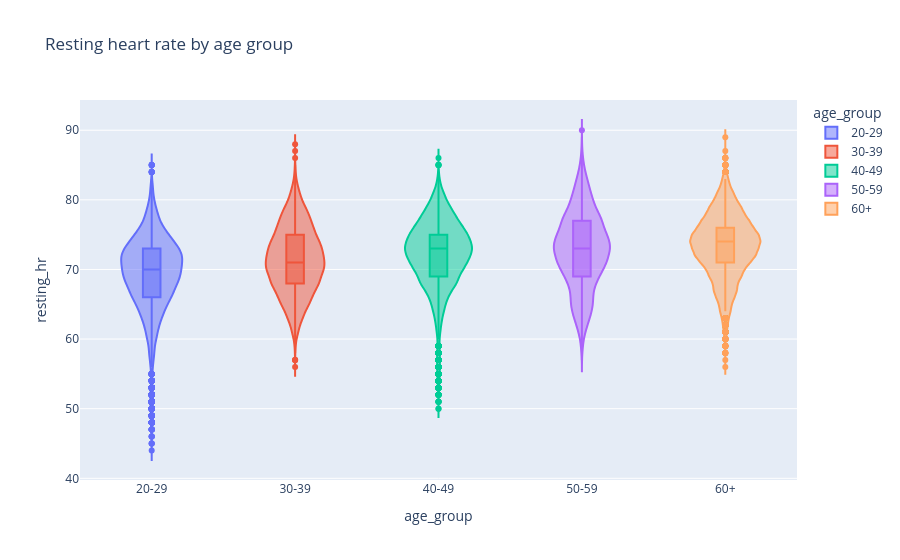

Write notebook code for a chart like this one.
### Markdown cell above
`histnorm='probability density'` lets us compare groups of **different sizes** fairly.

### Code cell
age_order = ["20-29", "30-39", "40-49", "50-59", "60+"]
px.violin(df, x="age_group", y="resting_hr", box=True, color="age_group",
          category_orders={"age_group": age_order},
          title="Resting heart rate by age group")

### Figure 1 — Plotly figure (JSON) as saved in the notebook; plotly's stock layout.template omitted (floating-point values rounded to 4 significant figures; data arrays with more than 128 entries replaced by an {"elided": "..."} marker saying what was removed)
{"data": [{"alignmentgroup": "True", "box": {"visible": true}, "hovertemplate": "age_group=%{x}<br>resting_hr=%{y}<extra></extra>", "legendgroup": "20-29", "marker": {"color": "#636efa"}, "name": "20-29", "offsetgroup": "20-29", "orientation": "v", "scalegroup": "True", "showlegend": true, "type": "violin", "x": {"elided": "20068 str values"}, "x0": " ", "xaxis": "x", "y": {"elided": "20068 float values"}, "y0": " ", "yaxis": "y"}, {"alignmentgroup": "True", "box": {"visible": true}, "hovertemplate": "age_group=%{x}<br>resting_hr=%{y}<extra></extra>", "legendgroup": "30-39", "marker": {"color": "#EF553B"}, "name": "30-39", "offsetgroup": "30-39", "orientation": "v", "scalegroup": "True", "showlegend": true, "type": "violin", "x": {"elided": "18600 str values"}, "x0": " ", "xaxis": "x", "y": {"elided": "18600 float values"}, "y0": " ", "yaxis": "y"}, {"alignmentgroup": "True", "box": {"visible": true}, "hovertemplate": "age_group=%{x}<br>resting_hr=%{y}<extra></extra>", "legendgroup": "40-49", "marker": {"color": "#00cc96"}, "name": "40-49", "offsetgroup": "40-49", "orientation": "v", "scalegroup": "True", "showlegend": true, "type": "violin", "x": {"elided": "17506 str values"}, "x0": " ", "xaxis": "x", "y": {"elided": "17506 float values"}, "y0": " ", "yaxis": "y"}, {"alignmentgroup": "True", "box": {"visible": true}, "hovertemplate": "age_group=%{x}<br>resting_hr=%{y}<extra></extra>", "legendgroup": "50-59", "marker": {"color": "#ab63fa"}, "name": "50-59", "offsetgroup": "50-59", "orientation": "v", "scalegroup": "True", "showlegend": true, "type": "violin", "x": {"elided": "18967 str values"}, "x0": " ", "xaxis": "x", "y": {"elided": "18967 float values"}, "y0": " ", "yaxis": "y"}, {"alignmentgroup": "True", "box": {"visible": true}, "hovertemplate": "age_group=%{x}<br>resting_hr=%{y}<extra></extra>", "legendgroup": "60+", "marker": {"color": "#FFA15A"}, "name": "60+", "offsetgroup": "60+", "orientation": "v", "scalegroup": "True", "showlegend": true, "type": "violin", "x": {"elided": "16049 str values"}, "x0": " ", "xaxis": "x", "y": {"elided": "16049 float values"}, "y0": " ", "yaxis": "y"}], "layout": {"legend": {"title": {"text": "age_group"}, "tracegroupgap": 0}, "title": {"text": "Resting heart rate by age group"}, "violinmode": "overlay", "xaxis": {"anchor": "y", "categoryarray": ["20-29", "30-39", "40-49", "50-59", "60+"], "categoryorder": "array", "domain": [0, 1], "title": {"text": "age_group"}}, "yaxis": {"anchor": "x", "domain": [0, 1], "title": {"text": "resting_hr"}}}}
